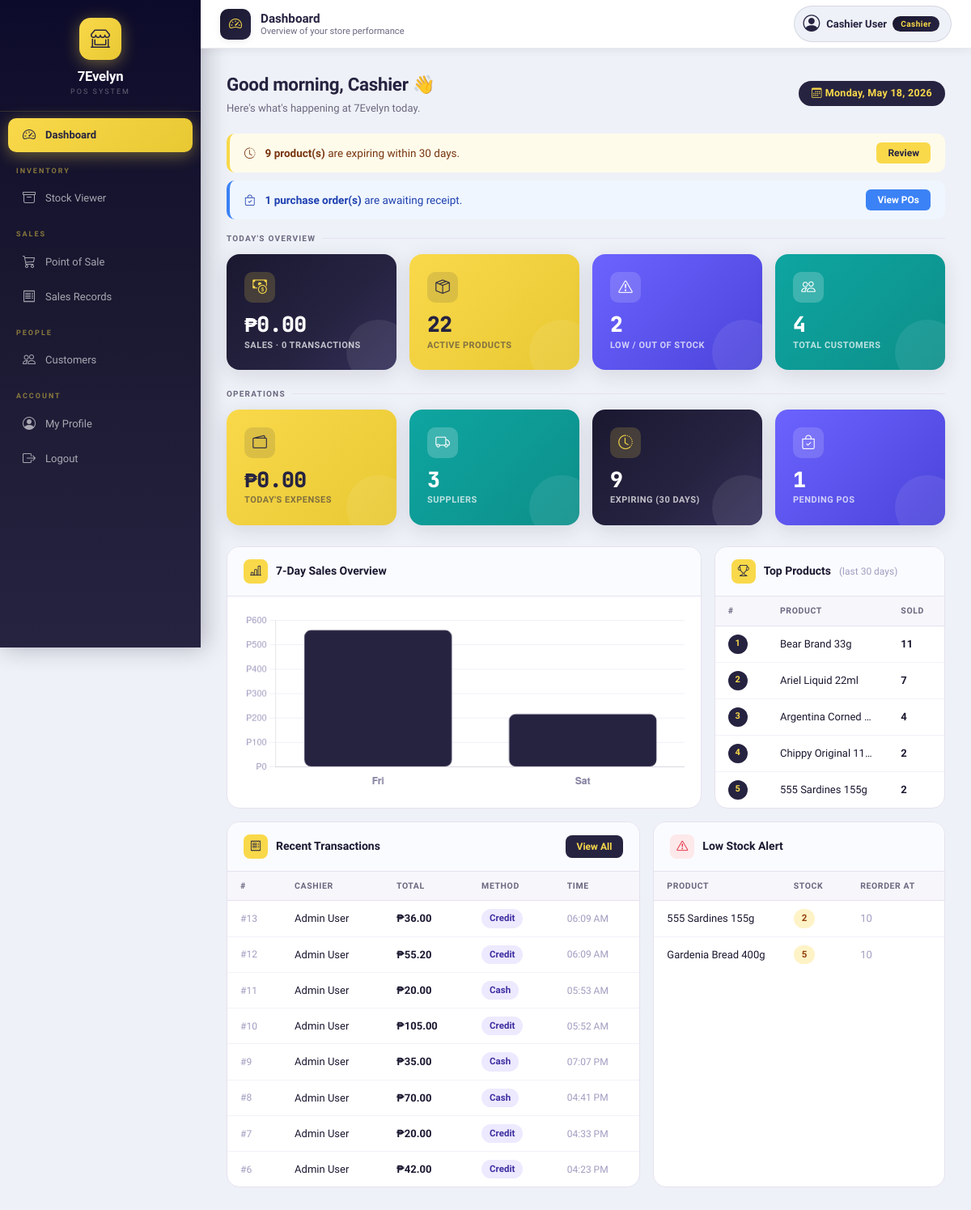
The page /frontend/dashboard.php (signed in) on the database its author committed.
### tables this page shows
CREATE TABLE `sales` (
  `salesID` int(11) NOT NULL,
  `userID` int(11) NOT NULL,
  `customerID` int(11) DEFAULT NULL,
  `total_amount` decimal(10,2) NOT NULL,
  `discount_amount` decimal(10,2) NOT NULL DEFAULT 0.00,
  `tax_amount` decimal(10,2) NOT NULL DEFAULT 0.00,
  `payment` decimal(10,2) NOT NULL,
  `change_amount` decimal(10,2) NOT NULL,
  `payment_method` enum('Cash','Credit','GCash','Card') NOT NULL DEFAULT 'Cash',
  `saleDate` timestamp NOT NULL DEFAULT current_timestamp()
);

CREATE TABLE `product` (
  `productID` int(11) NOT NULL,
  `productName` varchar(100) NOT NULL,
  `barcode` varchar(50) DEFAULT NULL,
  `categoryID` int(11) NOT NULL,
  `price` decimal(10,2) NOT NULL,
  `cost` decimal(10,2) NOT NULL,
  `stock_quantity` int(11) NOT NULL DEFAULT 0,
  `reorder_level` int(11) NOT NULL DEFAULT 10,
  `expiry_date` date DEFAULT NULL,
  `status` enum('Active','Inactive') NOT NULL DEFAULT 'Active',
  `product_image` varchar(255) DEFAULT NULL
);

### frontend/dashboard.php (the view, shortened to what this page needs)
<?php
require_once '../backend/database.php';
$totalProducts   = $conn->query("SELECT COUNT(*) AS c FROM product WHERE status='Active'")->fetch_assoc()['c'];
$lowStock        = $conn->query("SELECT COUNT(*) AS c FROM product WHERE stock_quantity <= reorder_level AND status='Active' AND stock_quantity > 0")->fetch_assoc()['c'];
$outOfStock      = $conn->query("SELECT COUNT(*) AS c FROM product WHERE stock_quantity = 0 AND status='Active'")->fetch_assoc()['c'];
$todaySales      = $conn->query("SELECT COALESCE(SUM(total_amount),0) AS c FROM sales WHERE DATE(saleDate)=CURDATE()")->fetch_assoc()['c'];
$totalSalesCount = $conn->query("SELECT COUNT(*) AS c FROM sales WHERE DATE(saleDate)=CURDATE()")->fetch_assoc()['c'];
$totalCustomers  = $conn->query("SELECT COUNT(*) AS c FROM customer WHERE dateDeleted IS NULL")->fetch_assoc()['c'];
$totalSuppliers  = $conn->query("SELECT COUNT(*) AS c FROM supplier WHERE dateDeleted IS NULL")->fetch_assoc()['c'];
$todayExpenses   = $conn->query("SELECT COALESCE(SUM(amount),0) AS c FROM expense WHERE expense_date=CURDATE()")->fetch_assoc()['c'];
$pendingPO       = $conn->query("SELECT COUNT(*) AS c FROM purchase_order WHERE status='Pending'")->fetch_assoc()['c'];
$expiryAlert     = $conn->query("SELECT COUNT(*) AS c FROM product WHERE expiry_date IS NOT NULL AND expiry_date <= DATE_ADD(CURDATE(), INTERVAL 30 DAY) AND expiry_date >= CURDATE() AND status='Active'")->fetch_assoc()['c'];
$weekSales = $conn->query("SELECT DATE(saleDate) AS d, SUM(total_amount) AS total FROM sales WHERE saleDate >= DATE_SUB(CURDATE(),INTERVAL 6 DAY) GROUP BY DATE(saleDate) ORDER BY d ASC");
$chartLabels = []; $chartData = [];
while($r = $weekSales->fetch_assoc()){ $chartLabels[] = date('D',strtotime($r['d'])); $chartData[] = floatval($r['total']); }
$recentSales   = $conn->query("SELECT s.salesID, CONCAT(u.givenName,' ',u.surName) AS cashier, s.total_amount, s.payment_method, s.saleDate FROM sales s JOIN users u ON s.userID=u.userID ORDER BY s.saleDate DESC LIMIT 8");
$lowStockProds = $conn->query("SELECT productName, stock_quantity, reorder_level FROM product WHERE stock_quantity <= reorder_level AND status='Active' ORDER BY stock_quantity ASC LIMIT 8");
$bestSellers   = $conn->query("SELECT p.productName, SUM(sd.sold_quantity) AS total_sold, SUM(sd.subtotal) AS revenue FROM sales_details sd JOIN product p ON sd.productID=p.productID JOIN sales s ON sd.salesID=s.salesID WHERE s.saleDate >= DATE_SUB(CURDATE(),INTERVAL 30 DAY) GROUP BY sd.productID ORDER BY total_sold DESC LIMIT 5");
?>
<?php include 'header.php'; ?>
<?php include 'nav.php'; ?>
<?php
include 'topbar.php';
?>
<div class="page-body">
    <div class="dash-welcome">
        <div>
            <div class="greet-name">Good <?php
                $h = (int)date('G');
                echo $h < 12 ? 'morning' : ($h < 17 ? 'afternoon' : 'evening');
            ?>, <?php echo htmlspecialchars(explode(' ',$_SESSION['userName'])[0]); ?> 👋</div>
            <div class="greet-sub">Here's what's happening at 7Evelyn today.</div>
        </div>
        <div class="dash-date-badge">
            <i class="bi bi-calendar3 me-1"></i><?php echo date('l, F d, Y'); ?>
        </div>
    </div>
    <?php if($expiryAlert > 0): ?>
    <div class="dash-alert warning">
        <i class="bi bi-clock-history"></i>
        <span><strong><?php echo $expiryAlert; ?> product(s)</strong> are expiring within 30 days.</span>
        <a href="product.php" class="alert-action">Review</a>
    </div>
    <?php endif; ?>
    <?php if($pendingPO > 0): ?>
    <div class="dash-alert info">
        <i class="bi bi-bag-check"></i>
        <span><strong><?php echo $pendingPO; ?> purchase order(s)</strong> are awaiting receipt.</span>
        <a href="purchase.php" class="alert-action">View POs</a>
    </div>
    <?php endif; ?>
    <div style="height:6px;"></div>
    <div class="section-label">Today's Overview</div>
    <div class="stat-grid">
        <div class="scard scard-navy">
            <div class="scard-icon"><i class="bi bi-cash-coin"></i></div>
            <div>
                <div class="scard-val">₱<?php echo number_format($todaySales,2); ?></div>
                <div class="scard-lbl">Sales · <?php echo $totalSalesCount; ?> transactions</div>
            </div>
        </div>
        <div class="scard scard-yellow">
            <div class="scard-icon"><i class="bi bi-box-seam"></i></div>
            <div>
                <div class="scard-val"><?php echo $totalProducts; ?></div>
                <div class="scard-lbl">Active Products</div>
            </div>
        </div>
        <div class="scard scard-deep">
            <div class="scard-icon"><i class="bi bi-exclamation-triangle"></i></div>
            <div>
                <div class="scard-val"><?php echo $lowStock + $outOfStock; ?></div>
                <div class="scard-lbl">Low / Out of Stock</div>
            </div>
        </div>
        <div class="scard scard-mint">
            <div class="scard-icon"><i class="bi bi-people"></i></div>
            <div>
                <div class="scard-val"><?php echo $totalCustomers; ?></div>
                <div class="scard-lbl">Total Customers</div>
            </div>
        </div>
    </div>
    <div class="section-label">Operations</div>
    <div class="stat-grid" style="margin-bottom:26px;">
        <div class="scard scard-yellow">
            <div class="scard-icon"><i class="bi bi-wallet2"></i></div>
            <div>
                <div class="scard-val">₱<?php echo number_format($todayExpenses,2); ?></div>
                <div class="scard-lbl">Today's Expenses</div>
            </div>
        </div>
        <div class="scard scard-mint">
            <div class="scard-icon"><i class="bi bi-truck"></i></div>
            <div>
                <div class="scard-val"><?php echo $totalSuppliers; ?></div>
                <div class="scard-lbl">Suppliers</div>
            </div>
        </div>
        <div class="scard scard-navy">
            <div class="scard-icon"><i class="bi bi-clock-history"></i></div>
            <div>
                <div class="scard-val"><?php echo $expiryAlert; ?></div>
                <div class="scard-lbl">Expiring (30 days)</div>
            </div>
        </div>
        <div class="scard scard-deep">
            <div class="scard-icon"><i class="bi bi-bag-check"></i></div>
            <div>
                <div class="scard-val"><?php echo $pendingPO; ?></div>
                <div class="scard-lbl">Pending POs</div>
            </div>
        </div>
    </div>
    <div class="row g-3 mb-3">
        <div class="col-md-8">
            <div class="dash-card h-100">
                <div class="dash-card-header">
                    <div class="header-icon"><i class="bi bi-bar-chart-line"></i></div>
                    7-Day Sales Overview
                </div>
                <div class="chart-wrap">
                    <canvas id="salesChart" height="120"></canvas>
                </div>
            </div>
        </div>
        <div class="col-md-4">
            <div class="dash-card h-100">
                <div class="dash-card-header">
                    <div class="header-icon"><i class="bi bi-trophy"></i></div>
                    Top Products <span style="font-weight:400; color:#a09dc0; font-size:12px;">(last 30 days)</span>
                </div>
                <div class="dash-card-body">
                    <table class="dash-table">
                        <thead>
                            <tr><th>#</th><th>Product</th><th>Sold</th></tr>
                        </thead>
                        <tbody>
                        <?php $rank=1; while($r=$bestSellers->fetch_assoc()): ?>
                        <tr>
                            <td><span class="rank-dot"><?php echo $rank++; ?></span></td>
                            <td style="max-width:130px;" class="text-truncate"><?php echo htmlspecialchars($r['productName']); ?></td>
                            <td><strong><?php echo $r['total_sold']; ?></strong></td>
                        </tr>
                        <?php endwhile; ?>
                        </tbody>
                    </table>
                </div>
            </div>
        </div>
    </div>
    <div class="row g-3">
        <div class="col-md-7">
            <div class="dash-card">
                <div class="dash-card-header">
                    <div class="header-icon"><i class="bi bi-receipt"></i></div>
                    Recent Transactions
                    <a href="sales.php" class="btn-viewall">View All</a>
                </div>
                <div class="dash-card-body">
                    <table class="dash-table">
                        <thead>
                            <tr><th>#</th><th>Cashier</th><th>Total</th><th>Method</th><th>Time</th></tr>
                        </thead>
                        <tbody>
                        <?php while($r=$recentSales->fetch_assoc()): ?>
                        <tr>
                            <td style="color:#a09dc0;font-size:12px;">#<?php echo $r['salesID']; ?></td>
                            <td><?php echo htmlspecialchars($r['cashier']); ?></td>
                            <td><strong>₱<?php echo number_format($r['total_amount'],2); ?></strong></td>
                            <td><span class="pill pill-method"><?php echo htmlspecialchars($r['payment_method']); ?></span></td>
                            <td style="color:#a09dc0;font-size:12px;"><?php echo date('h:i A',strtotime($r['saleDate'])); ?></td>
                        </tr>
                        <?php endwhile; ?>
                        </tbody>
                    </table>
                </div>
            </div>
        </div>
        <div class="col-md-5">
            <div class="dash-card h-100">
                <div class="dash-card-header">
                    <div class="header-icon" style="background:#fde8ea;"><i class="bi bi-exclamation-triangle" style="color:#e0293a;"></i></div>
                    Low Stock Alert
                </div>
                <div class="dash-card-body">
                    <table class="dash-table">
                        <thead>
                            <tr><th>Product</th><th>Stock</th><th>Reorder At</th></tr>
                        </thead>
                        <tbody>
                        <?php while($r=$lowStockProds->fetch_assoc()): ?>
                        <tr>
                            <td style="max-width:130px;" class="text-truncate"><?php echo htmlspecialchars($r['productName']); ?></td>
                            <td>
                                <?php if($r['stock_quantity'] == 0): ?>
                                <span class="pill pill-out">OUT</span>
                                <?php else: ?>
                                <span class="pill pill-low"><?php echo $r['stock_quantity']; ?></span>
                                <?php endif; ?>
                            </td>
                            <td style="color:#a09dc0;"><?php echo $r['reorder_level']; ?></td>
                        </tr>
                        <?php endwhile; ?>
                        </tbody>
                    </table>
                </div>
            </div>
        </div>
    </div>
</div>
</div></div>
<script>
const ctx = document.getElementById('salesChart').getContext('2d');
new Chart(ctx, {
    type: 'bar',
    data: {
        labels: <?php echo json_encode($chartLabels); ?>,
        datasets: [{
            label: 'Sales (₱)',
            data: <?php echo json_encode($chartData); ?>,
            backgroundColor: '#262341',
            hoverBackgroundColor: '#F9D94A',
            borderRadius: 8,
            borderSkipped: false
        }]
    },
    options: {
        responsive: true,
        plugins: {
            legend: { display: false },
            tooltip: {
                backgroundColor: '#262341',
                titleColor: '#F9D94A',
                bodyColor: '#fff',
                padding: 10,
                cornerRadius: 8,
                callbacks: {
                    label: ctx => ' ₱' + ctx.parsed.y.toLocaleString('en-PH', {minimumFractionDigits:2})
                }
            }
        },
        scales: {
            y: {
                beginAtZero: true,
                grid: { color: '#f0eef8' },
                ticks: { color: '#a09dc0', font: { size: 11 }, callback: v => '₱'+v.toLocaleString() }
            },
            x: {
                grid: { display: false },
                ticks: { color: '#7a7898', font: { size: 12, weight: '600' } }
            }
        }
    }
});
</script>
</body></html>

### frontend/assets/smpos.css (style rules this page uses)
:root { --c-gold: #F9D94A; --c-gold-dark: #E8C832; --c-gold-dim: #f0c830; --c-gold-soft: #fef8d0; --c-gold-glow: rgba(249,217,74,0.35); --c-navy: #262341; --c-navy-deep: #1a1830; --c-navy-mid: #332f5a; --c-navy-light: #4a4778; --c-navy-10: rgba(38,35,65,0.08); --c-navy-20: rgba(38,35,65,0.15); --c-ice: #E7F5F5; --c-ice-dark: #cde8e8; --c-white: #ffffff; --c-success: #22c87a; --c-success-bg: #f0fdf4; --c-success-bdr: #c6f6d5; --c-danger: #e8435a; --c-danger-bg: #fff0f2; --c-danger-bdr: #fecdd3; --c-warning: #f59c2a; --c-warning-bg: #fffbeb; --c-warning-bdr: #fed7aa; --c-info: #3b82f6; --c-info-bg: #eff6ff; --c-info-bdr: #bfdbfe; --t-main: #1a1830; --t-mid: #4a4669; --t-muted: #6b6880; --t-light: #a09cb8; --s-bg: #EEF1F7; --s-card: #ffffff; --s-border: #e5e2f0; --s-border-dark: #cde8e8; --font-ui: 'Plus Jakarta Sans', system-ui, sans-serif; --font-mono: 'JetBrains Mono', 'Courier New', monospace; --r-xs: 6px; --r-sm: 8px; --r-md: 12px; --r-lg: 16px; --r-xl: 20px; --r-2xl: 28px; --sh-xs: 0 1px 4px rgba(38,35,65,0.06); --sh-sm: 0 2px 8px rgba(38,35,65,0.08); --sh-md: 0 6px 24px rgba(38,35,65,0.12); --sh-lg: 0 16px 48px rgba(38,35,65,0.16); --sh-gold: 0 4px 16px rgba(249,217,74,0.4); --g-navy: linear-gradient(135deg, #1a1830 0%, #262341 60%, #332f5a 100%); --g-gold: linear-gradient(135deg, #F9D94A 0%, #E8C832 100%); --g-teal: linear-gradient(135deg, #0EA5A0 0%, #0D8F8A 100%); --g-violet: linear-gradient(135deg, #6C63FF 0%, #4A43D9 100%); --g-danger: linear-gradient(135deg, #f43f5e 0%, #e11d48 100%); --g-success: linear-gradient(135deg, #10b981 0%, #059669 100%); --g-warning: linear-gradient(135deg, #f59e0b 0%, #d97706 100%); --sidebar-w: 248px; --topbar-h: 60px; --trans: all 0.2s cubic-bezier(0.4,0,0.2,1); }
*, *::before, *::after { box-sizing: border-box; }
body { font-family: var(--font-ui); background: var(--s-bg); color: var(--t-main); font-size: 14px; line-height: 1.5; margin: 0; }

### rows shown on the page
sales: salesID "13", cashier "Admin User", total_amount "36.00", payment_method "Credit", saleDate "06:09 AM"
sales: salesID "12", cashier "Admin User", total_amount "55.20", payment_method "Credit", saleDate "06:09 AM"
sales: salesID "11", cashier "Admin User", total_amount "20.00", payment_method "Cash", saleDate "05:53 AM"
sales: salesID "10", cashier "Admin User", total_amount "105.00", payment_method "Credit", saleDate "05:52 AM"
sales: salesID "9", cashier "Admin User", total_amount "35.00", payment_method "Cash", saleDate "07:07 PM"
sales: salesID "8", cashier "Admin User", total_amount "70.00", payment_method "Cash", saleDate "04:41 PM"
sales: salesID "7", cashier "Admin User", total_amount "20.00", payment_method "Credit", saleDate "04:33 PM"
sales: salesID "6", cashier "Admin User", total_amount "42.00", payment_method "Credit", saleDate "04:23 PM"
product: productName "555 Sardines 155g", stock_quantity "2", reorder_level "10"
product: productName "Gardenia Bread 400g", stock_quantity "5", reorder_level "10"

### other values the page prints
$topbarTitle "Dashboard"
$topbarSub "Overview of your store performance"
$_SESSION['userName'] "Cashier User"
$_SESSION['roleName'] "Cashier"
explode(' ',$_SESSION['userName'])[0] "Cashier"
$expiryAlert "9"
$pendingPO "1"
$todaySales "0.00"
$totalSalesCount "0"
$totalProducts "22"
$lowStock + $outOfStock "2"
$totalCustomers "4"
$todayExpenses "0.00"
$totalSuppliers "3"
$r['productName'] "Bear Brand 33g"
